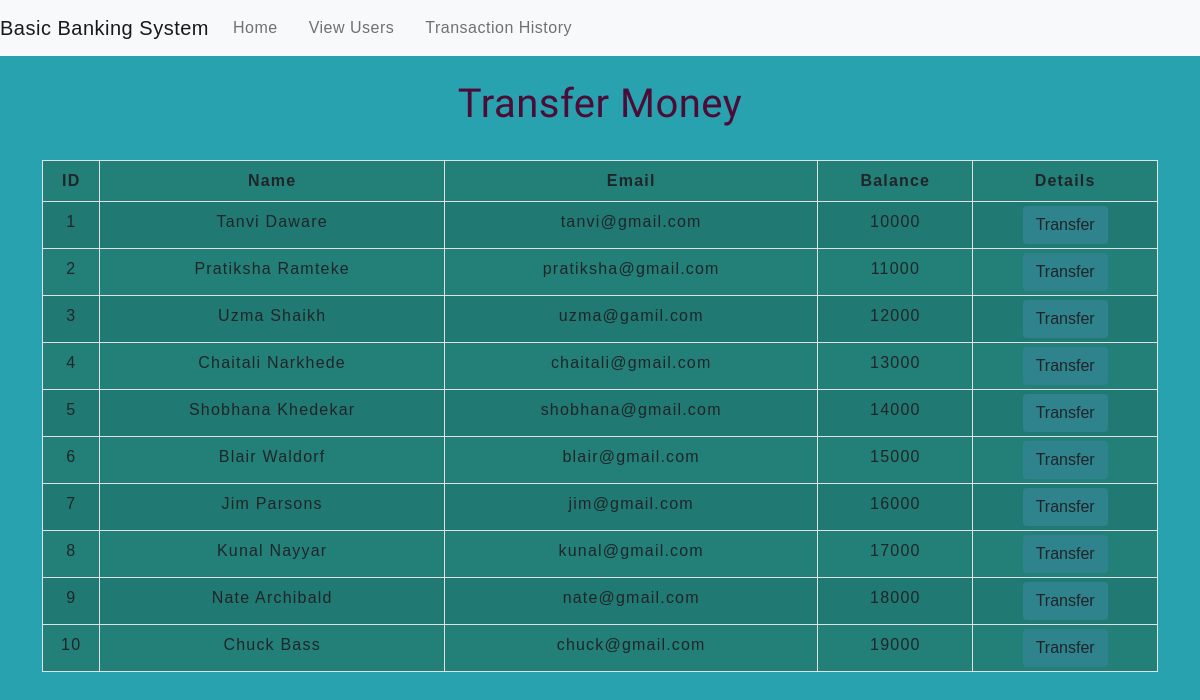
Before: /transfermoney.php with the older database file.
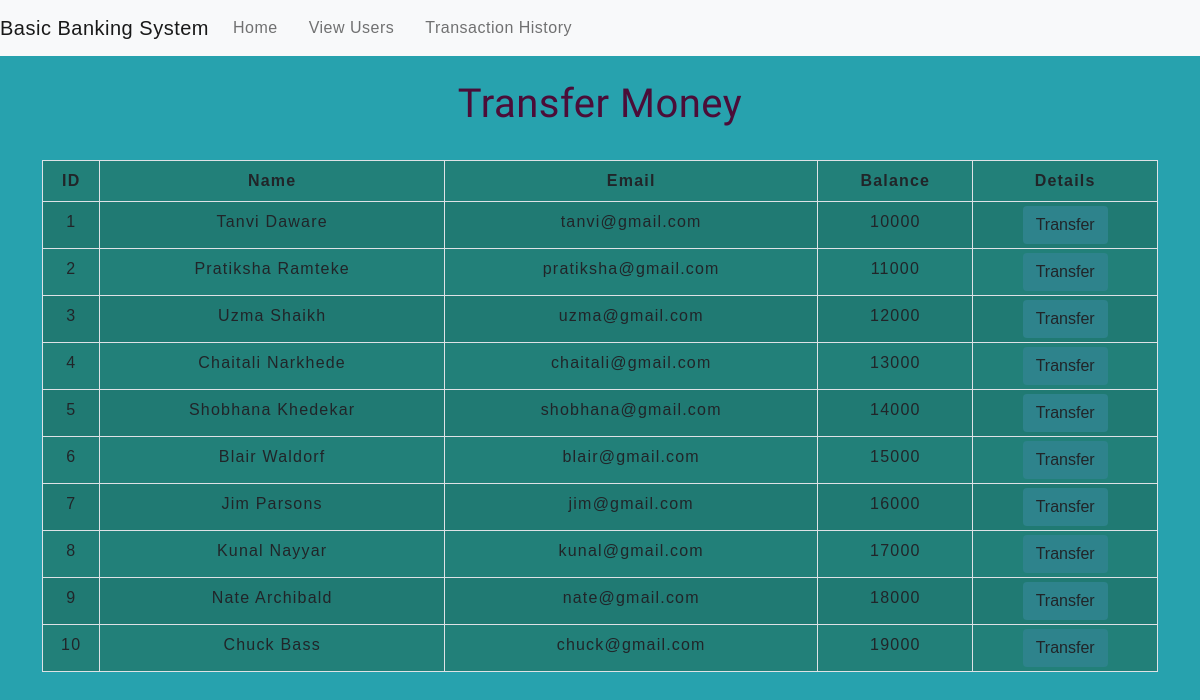
After: the same page with the newer database file.
### tables this page shows
CREATE TABLE `users` (
  `id` int(10) NOT NULL,
  `name` text NOT NULL,
  `email` varchar(30) NOT NULL,
  `balance` int(10) NOT NULL
);

### transfermoney.php (the view, shortened to what this page needs)
<!DOCTYPE html>
<html lang="en">
<head>
    <link href="https://cdn.jsdelivr.net/npm/bootstrap@5.0.0-beta2/dist/css/bootstrap.min.css" rel="stylesheet">
    <link rel="stylesheet" type="text/css" href="css/table.css">
    <link rel="stylesheet" type="text/css" href="css/navbar.css">
</head>
<body>
<?php
    include 'config.php';
    $sql = "SELECT * FROM users";
    $result = mysqli_query($conn,$sql);
?>
<?php
  include 'navbar.php';
?>
<div class="container">
        <h2 class="text-center pt-4">Transfer Money</h2>
        <br>
            <div class="row">
                <div class="col">
                    <div class="table-responsive-sm">
                    <table class="table table-hover table-sm table-striped table-condensed table-bordered tanvi">
                        <thead>
                            <tr>
                            <th scope="col" class="text-center py-2">ID</th>
                            <th scope="col" class="text-center py-2">Name</th>
                            <th scope="col" class="text-center py-2">Email</th>
                            <th scope="col" class="text-center py-2">Balance</th>
                            <th scope="col" class="text-center py-2">Details</th>
                            </tr>
                        </thead>
                        <tbody>
                <?php
                    while($rows=mysqli_fetch_assoc($result)){
                ?>
                    <tr>
                        <td class="py-2"><?php echo $rows['id'] ?></td>
                        <td class="py-2"><?php echo $rows['name']?></td>
                        <td class="py-2"><?php echo $rows['email']?></td>
                        <td class="py-2"><?php echo $rows['balance']?></td>
                        <td><a href="selecteduserdetail.php?id= <?php echo $rows['id'] ;?>"> <button type="button" class="btn">Transfer</button></a></td>
                    </tr>
                <?php
                    }
                ?>
                        </tbody>
                    </table>
                    </div>
                </div>
            </div>
         </div>
<script src="https://cdn.jsdelivr.net/npm/bootstrap@5.0.0-beta2/dist/js/bootstrap.min.js"></script></body>
</html>

### navbar.php (shortened to what this page needs)
<nav class="navbar navbar-expand-md navbar-light bg-light">
<span class="navbar-brand mb-0 h1">Basic Banking System</span>
    <div class="collapse navbar-collapse" C.Id="collapsibleNavbar">
          <ul class="navbar-nav ml-auto">
            <li class="nav-item">
              <a class="nav-link" href="index.php">Home</a>
            </li>
            <li class="nav-item">
              <a class="nav-link" href="transfermoney.php">View Users</a>
            </li>
            <li class="nav-item">
              <a class="nav-link" href="transactionhistory.php">Transaction History</a>
            </li>
        </div>
     </nav>

### css/table.css (style rules this page uses)
* { padding: 0; margin: 0; box-sizing: border-box; font-family: sans-serif; }
h2 { font-size: 40px; }
table { letter-spacing: 1.2px; background: #228079; }
td { text-align: center; }
button { border:none; background: #d83b62; transition: 1s; }
.btn { background: #2E838C; }
.table-responsive-sm { background:#2E838C; }

### css/navbar.css (style rules this page uses)
.nav-link { margin-right: 15px; color:#13A5B4; letter-spacing: 0.5px; transition: 0.5s; }
.navbar-brand { color: #4C4B4B; letter-spacing: 0.5px; }
h2 { color: #4b0d38; letter-spacing: 0.5px; font-family: raleway; }

### transfermoney.php (style rules this page uses)
button { transition: 1.5s; }
body { background: #27A2AE; }
.tanvi { background: #228079; }

Changed rows visible on the page:
changed users "Uzma Shaikh": email "uzma@gamil.com" → "uzma@gmail.com"
